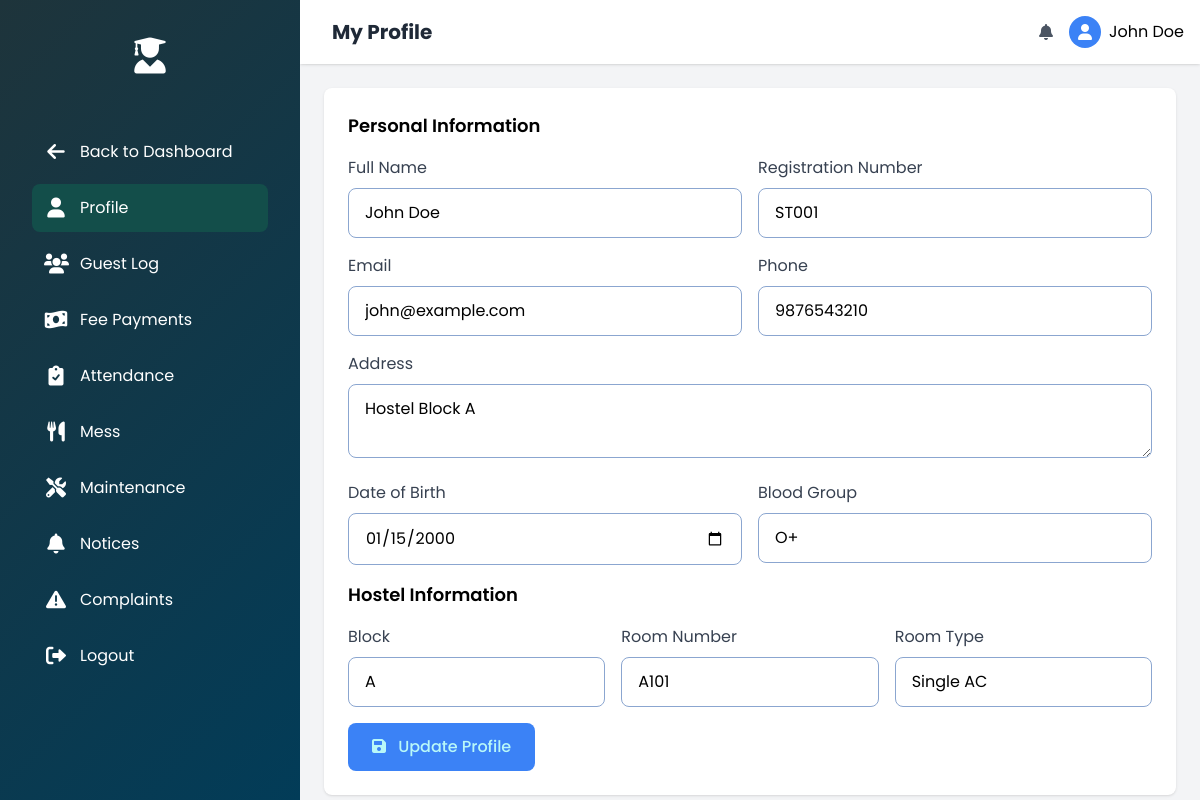
/student/student-profile.php (signed in), run on the app's committed database.
### tables this page shows
CREATE TABLE students (
  student_id INT AUTO_INCREMENT PRIMARY KEY,
  registration_number VARCHAR(50) UNIQUE,
  full_name VARCHAR(100),
  email VARCHAR(100),
  phone VARCHAR(20),
  password VARCHAR(255),
  room_number VARCHAR(10),
  block VARCHAR(10),
  room_type VARCHAR(20),
  address TEXT,
  dob DATE,
  blood_group VARCHAR(5),
  date_joined TIMESTAMP DEFAULT CURRENT_TIMESTAMP
);

### student/student-profile.php (the view, shortened to what this page needs)
<?php
require_once("../db_connection.php");
$student_id = $_SESSION['student_id'];
$query = "SELECT * FROM students WHERE student_id = ?";
$stmt = $conn->prepare($query);
$stmt->bind_param("i", $student_id);
$stmt->execute();
$result = $stmt->get_result();
if ($result->num_rows > 0) {
    $student_data = $result->fetch_assoc();
} else {
    die("Student not found in database");
}
?>
<!DOCTYPE html>
<html lang="en">
<head>
  <script src="https://cdn.tailwindcss.com"></script>
  <link rel="stylesheet" href="https://cdnjs.cloudflare.com/ajax/libs/font-awesome/6.0.0-beta3/css/all.min.css">
</head>
<body class="flex h-screen">
  <div class="sidebar text-white p-6 hidden md:block">
    <div class="flex items-center justify-center p-3 mb-10">
      <i class="fas fa-user-graduate text-4xl"></i>
    </div>
    <nav>
      <ul class="space-y-2">
        <li><a href="student-dashboard.php" class="flex items-center space-x-3 p-3"><i class="fas fa-arrow-left text-xl w-6 text-center"></i><span class="text-md">Back to Dashboard</span></a></li>
        <li><a href="student-profile.php" class="flex items-center space-x-3 p-3 bg-teal-900"><i class="fas fa-user text-xl w-6 text-center"></i><span class="text-md">Profile</span></a></li>
        <li><a href="student-guestlog.php" class="flex items-center space-x-3 p-3"><i class="fas fa-users text-xl w-6 text-center"></i><span class="text-md">Guest Log</span></a></li>
        <li><a href="student-fees.php" class="flex items-center space-x-3 p-3"><i class="fas fa-money-bill-wave text-xl w-6 text-center"></i><span class="text-md">Fee Payments</span></a></li>
        <li><a href="student-attendance.php" class="flex items-center space-x-3 p-3"><i class="fas fa-clipboard-check text-xl w-6 text-center"></i><span class="text-md">Attendance</span></a></li>
        <li><a href="student-mess.php" class="flex items-center space-x-3 p-3"><i class="fas fa-utensils text-xl w-6 text-center"></i><span class="text-md">Mess</span></a></li>
        <li><a href="student-maintenance.php" class="flex items-center space-x-3 p-3"><i class="fas fa-tools text-xl w-6 text-center"></i><span class="text-md">Maintenance</span></a></li>
        <li><a href="student-notices.php" class="flex items-center space-x-3 p-3"><i class="fas fa-bell text-xl w-6 text-center"></i><span class="text-md">Notices</span></a></li>
        <li><a href="student-complaints.php" class="flex items-center space-x-3 p-3"><i class="fas fa-exclamation-triangle text-xl w-6 text-center"></i><span class="text-md">Complaints</span></a></li>
        <li><a href="../index.php" class="flex items-center space-x-3 p-3 mt-8"><i class="fas fa-sign-out-alt text-xl w-6 text-center"></i><span class="text-md">Logout</span></a></li>
      </ul>
    </nav>
  </div>
  <div class="flex-1 overflow-auto">
    <header class="bg-white shadow p-4 flex justify-between items-center">
      <div class="flex items-center space-x-4">
        <h1 class="text-xl font-bold text-gray-800">My Profile</h1>
      </div>
      <div class="flex items-center space-x-4">
        <i class="fas fa-bell text-gray-600"></i>
        <div class="flex items-center space-x-2">
          <div class="w-8 h-8 rounded-full bg-blue-500 flex items-center justify-center text-white"><i class="fas fa-user"></i></div>
          <span class="hidden md:inline"><?php echo htmlspecialchars($_SESSION['student_name']); ?></span>
        </div>
      </div>
    </header>
    <main class="p-6">
      <div class="bg-white rounded-lg shadow p-6">
        <h2 class="text-lg font-semibold mb-4">Personal Information</h2>
        <form id="updateProfileForm" class="space-y-4">
          <div class="grid grid-cols-1 md:grid-cols-2 gap-4 mb-4">
            <div>
              <label class="block text-gray-700 mb-2">Full Name</label>
              <input type="text" name="full_name" class="form-input w-full" value="<?php echo htmlspecialchars($student_data['full_name']); ?>" required>
            </div>
            <div>
              <label class="block text-gray-700 mb-2">Registration Number</label>
              <input type="text" class="form-input w-full" value="<?php echo htmlspecialchars($student_data['registration_number']); ?>" readonly>
            </div>
          </div>
          <div class="grid grid-cols-1 md:grid-cols-2 gap-4 mb-4">
            <div>
              <label class="block text-gray-700 mb-2">Email</label>
              <input type="email" name="email" class="form-input w-full" value="<?php echo htmlspecialchars($student_data['email']); ?>" required>
            </div>
            <div>
              <label class="block text-gray-700 mb-2">Phone</label>
              <input type="tel" name="phone" class="form-input w-full" value="<?php echo htmlspecialchars($student_data['phone']); ?>" required>
            </div>
          </div>
          <div class="mb-4">
            <label class="block text-gray-700 mb-2">Address</label>
            <textarea name="address" class="form-input w-full"><?php echo htmlspecialchars($student_data['address']); ?></textarea>
          </div>
          <div class="grid grid-cols-1 md:grid-cols-2 gap-4 mb-4">
            <div>
              <label class="block text-gray-700 mb-2">Date of Birth</label>
              <input type="date" name="dob" class="form-input w-full" value="<?php echo htmlspecialchars($student_data['dob']); ?>">
            </div>
            <div>
              <label class="block text-gray-700 mb-2">Blood Group</label>
              <input type="text" name="blood_group" class="form-input w-full" value="<?php echo htmlspecialchars($student_data['blood_group']); ?>">
            </div>
          </div>
          <h2 class="text-lg font-semibold mb-4 mt-6">Hostel Information</h2>
          <div class="grid grid-cols-1 md:grid-cols-3 gap-4 mb-4">
            <div>
              <label class="block text-gray-700 mb-2">Block</label>
              <input type="text" class="form-input w-full" value="<?php echo htmlspecialchars($student_data['block']); ?>" readonly>
            </div>
            <div>
              <label class="block text-gray-700 mb-2">Room Number</label>
              <input type="text" class="form-input w-full" value="<?php echo htmlspecialchars($student_data['room_number']); ?>" readonly>
            </div>
            <div>
              <label class="block text-gray-700 mb-2">Room Type</label>
              <input type="text" class="form-input w-full" value="<?php echo htmlspecialchars($student_data['room_type']); ?>" readonly>
            </div>
          </div>
          <button type="submit" id="saveBtn" class="btn-primary">
            <i class="fas fa-save mr-2"></i> Update Profile
          </button>
        </form>
      </div>
    </main>
  </div>
</body>
</html>

### student/student-profile.php (style rules this page uses)
body { font-family: 'Poppins', sans-serif; background-color: #f3f4f6; }
.sidebar { width: 300px; background: linear-gradient(135deg, #1e343b 0%, #023c58 100%); height: 100vh; }
.sidebar a { margin: 0 8px; border-radius: 8px; padding: 10px 12px; transition: all 0.3s; }
.btn-primary { background-color: #3b82f6; color: rgb(184, 248, 248); padding: 0.75rem 1.5rem; border-radius: 0.5rem; transition: all 0.2s; font-weight: 500; }
.form-input { border: 1px solid #8ba6d0; border-radius: 0.5rem; padding: 0.75rem 1rem; width: 100%; transition: all 0.2s; }

### data on the page
students: full_name "John Doe", registration_number "ST001", email "john@example.com", phone "9876543210", address "Hostel Block A", dob "01/15/2000", blood_group "O+", block "A", room_number "A101", room_type "Single AC"

### other printed values
$_SESSION['student_name'] "John Doe"
